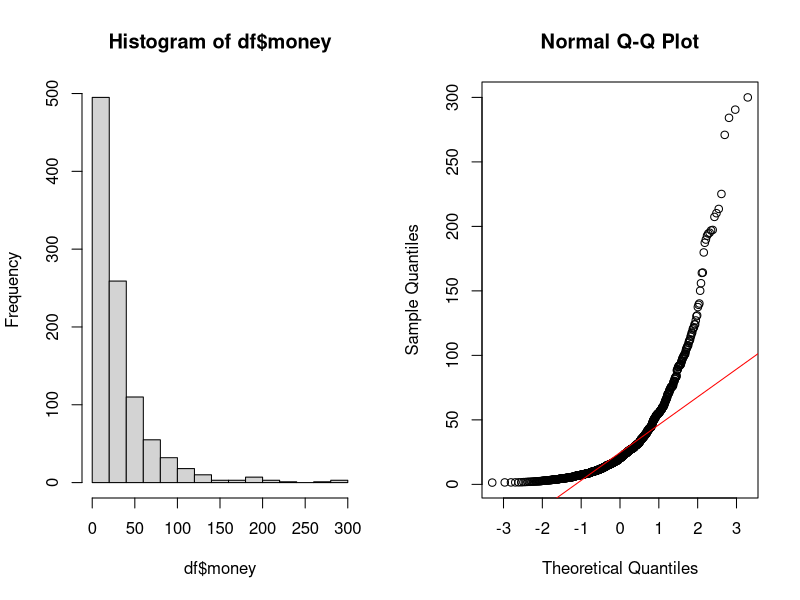
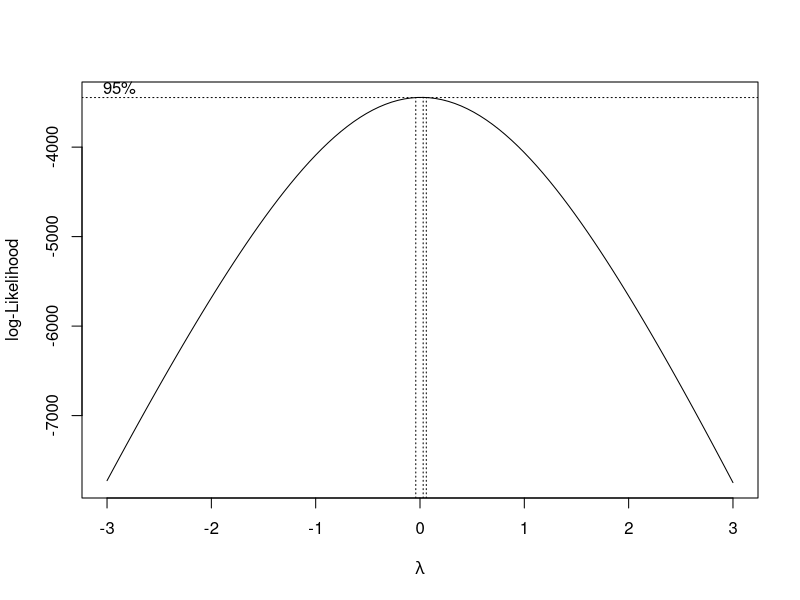
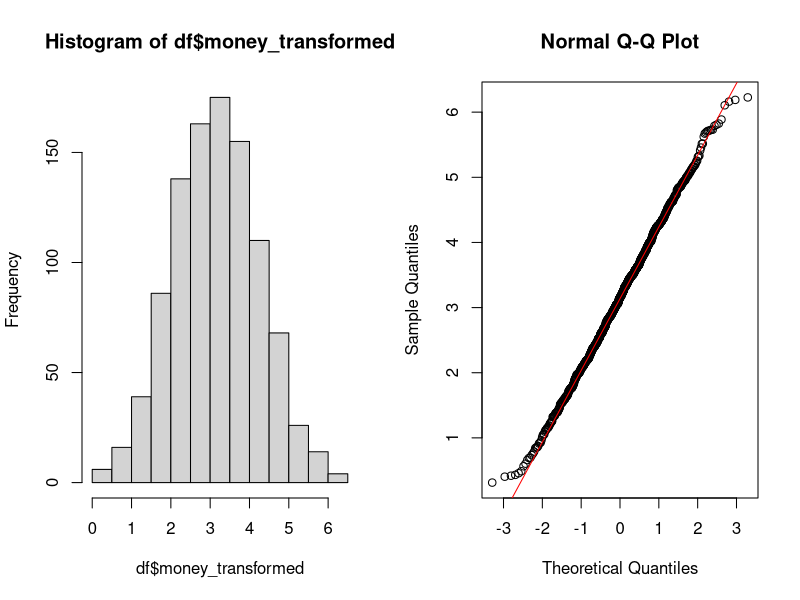

Recreate these plots in R, in order.
# Создаем ненормально распределенную метрику
# Установите количество наблюдений
n <- 1000

# Генерируем случайные ID
set.seed(123)
id <- sample(1:10000, n, replace = TRUE)

# Генерируем ненормально распределенные значения метрики
mu <- log(10)
sd <- 1
money <- rlnorm(n, meanlog = mu, sdlog = sd)
money <- money * (300/max(money))

df <- data.frame(id, money)

# Проверяем датафрейм
head(df)
shapiro.test(df$money)

par(mfrow=c(1, 2))
hist(df$money)
qqnorm(df$money)
qqline(df$money, col = "red")


#-------------------------------------------------------------------------------
# Преобразование Бокса-Кокса
library(MASS)

# Вычислить наилучшее значение λ для преобразования Бокса-Кокса
par(mfrow=c(1, 1))
boxcox_result <- boxcox(df$money ~ 1, lambda = seq(-3,3,0.1))

# Получить наилучшее значение λ
best_lambda <- boxcox_result$x[which.max(boxcox_result$y)]

library(car)
# Применить преобразование Бокса-Кокса с оптимальным значением λ
df$money_transformed <- car::bcPower(df$money, best_lambda)

# Проверяем датафрейм
head(df)
shapiro.test(df$money_transformed)

par(mfrow=c(1, 2))
hist(df$money_transformed)
qqnorm(df$money_transformed)
qqline(df$money_transformed, col = "red")


#-------------------------------------------------------------------------------
# Преобразование Бокса-Кокса требует положительных значениий
# Если в колонке есть отрицательные значения, иногда, помогает смещение на минимальную величину и +1 чтобы уйти от нуля
df$money <- df$money + abs(min(df$money)) + 1





